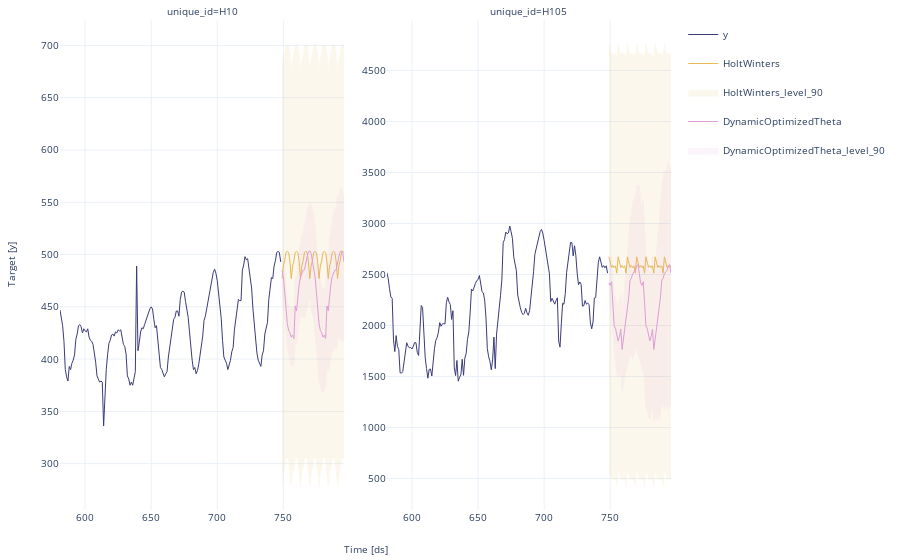

Notebook cell for this chart:
### Markdown cell above
The `StatsForecast.plot` allows for further customization. For example, plot the results of the different models and unique ids.

### Code cell
# Plot to unique_ids and some selected models
sf.plot(Y_df, forecasts_df, models=["HoltWinters","DynamicOptimizedTheta"], unique_ids=["H10", "H105"], level=[90], engine='plotly')

### Figure 1 — Plotly figure (JSON) as saved in the notebook; plotly's stock layout.template omitted (floating-point values rounded to 4 significant figures; data arrays with more than 128 entries replaced by an {"elided": "..."} marker saying what was removed)
{"data": [{"legendgroup": "y", "line": {"color": "#393b79", "width": 1}, "mode": "lines", "name": "y", "showlegend": true, "type": "scatter", "x": {"elided": "216 int values"}, "xaxis": "x", "y": {"elided": "216 int values"}, "yaxis": "y"}, {"legendgroup": "HoltWinters", "line": {"color": "#e7ba52", "width": 1}, "mode": "lines", "name": "HoltWinters", "showlegend": true, "type": "scatter", "x": {"elided": "216 int values"}, "xaxis": "x", "y": {"elided": "216 int values"}, "yaxis": "y"}, {"fill": "toself", "fillcolor": "#e7ba52", "legendgroup": "HoltWinters_level_90", "line": {"color": "#e7ba52", "width": 1}, "mode": "lines", "name": "HoltWinters_level_90", "opacity": 0.1, "showlegend": true, "type": "scatter", "x": {"elided": "432 int values"}, "xaxis": "x", "y": {"elided": "432 float values"}, "yaxis": "y"}, {"legendgroup": "DynamicOptimizedTheta", "line": {"color": "#de9ed6", "width": 1}, "mode": "lines", "name": "DynamicOptimizedTheta", "showlegend": true, "type": "scatter", "x": {"elided": "216 int values"}, "xaxis": "x", "y": {"elided": "216 float values"}, "yaxis": "y"}, {"fill": "toself", "fillcolor": "#de9ed6", "legendgroup": "DynamicOptimizedTheta_level_90", "line": {"color": "#de9ed6", "width": 1}, "mode": "lines", "name": "DynamicOptimizedTheta_level_90", "opacity": 0.1, "showlegend": true, "type": "scatter", "x": {"elided": "432 int values"}, "xaxis": "x", "y": {"elided": "432 float values"}, "yaxis": "y"}, {"legendgroup": "y", "line": {"color": "#393b79", "width": 1}, "mode": "lines", "name": "y", "showlegend": false, "type": "scatter", "x": {"elided": "216 int values"}, "xaxis": "x2", "y": {"elided": "216 int values"}, "yaxis": "y2"}, {"legendgroup": "HoltWinters", "line": {"color": "#e7ba52", "width": 1}, "mode": "lines", "name": "HoltWinters", "showlegend": false, "type": "scatter", "x": {"elided": "216 int values"}, "xaxis": "x2", "y": {"elided": "216 int values"}, "yaxis": "y2"}, {"fill": "toself", "fillcolor": "#e7ba52", "legendgroup": "HoltWinters_level_90", "line": {"color": "#e7ba52", "width": 1}, "mode": "lines", "name": "HoltWinters_level_90", "opacity": 0.1, "showlegend": false, "type": "scatter", "x": {"elided": "432 int values"}, "xaxis": "x2", "y": {"elided": "432 float values"}, "yaxis": "y2"}, {"legendgroup": "DynamicOptimizedTheta", "line": {"color": "#de9ed6", "width": 1}, "mode": "lines", "name": "DynamicOptimizedTheta", "showlegend": false, "type": "scatter", "x": {"elided": "216 int values"}, "xaxis": "x2", "y": {"elided": "216 float values"}, "yaxis": "y2"}, {"fill": "toself", "fillcolor": "#de9ed6", "legendgroup": "DynamicOptimizedTheta_level_90", "line": {"color": "#de9ed6", "width": 1}, "mode": "lines", "name": "DynamicOptimizedTheta_level_90", "opacity": 0.1, "showlegend": false, "type": "scatter", "x": {"elided": "432 int values"}, "xaxis": "x2", "y": {"elided": "432 float values"}, "yaxis": "y2"}], "layout": {"annotations": [{"font": {"size": 10}, "showarrow": false, "text": "unique_id=H10", "x": 0.2325, "xanchor": "center", "xref": "paper", "y": 1, "yanchor": "bottom", "yref": "paper"}, {"font": {"size": 10}, "showarrow": false, "text": "unique_id=H105", "x": 0.7675, "xanchor": "center", "xref": "paper", "y": 1, "yanchor": "bottom", "yref": "paper"}, {"font": {"size": 10}, "showarrow": false, "text": "Time [ds]", "x": 0.5, "xanchor": "center", "xref": "paper", "y": 0, "yanchor": "top", "yref": "paper", "yshift": -30}, {"font": {"size": 10}, "showarrow": false, "text": "Target [y]", "textangle": -90, "x": 0, "xanchor": "right", "xref": "paper", "xshift": -40, "y": 0.5, "yanchor": "middle", "yref": "paper"}], "autosize": true, "font": {"size": 10}, "margin": {"b": 50, "l": 60, "r": 10, "t": 20}, "xaxis": {"anchor": "y", "autorange": true, "domain": [0, 0.465], "range": [581, 796], "showticklabels": true, "type": "linear", "visible": true}, "xaxis2": {"anchor": "y2", "autorange": true, "domain": [0.535, 1.0], "range": [581, 796], "showticklabels": true, "type": "linear", "visible": true}, "yaxis": {"anchor": "x", "autorange": true, "domain": [0, 1], "range": [255.7, 724.3], "type": "linear"}, "yaxis2": {"anchor": "x2", "autorange": true, "domain": [0, 1], "range": [190.5, 4996.0], "type": "linear"}}}
